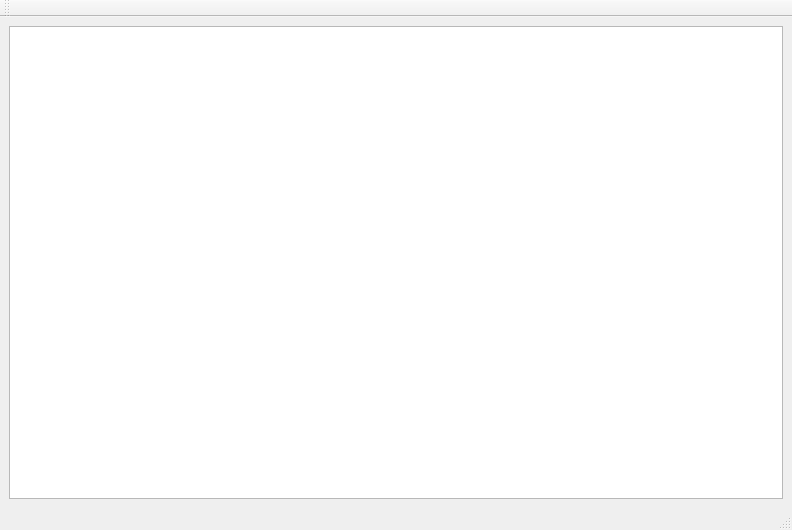
<?xml version="1.0" encoding="UTF-8"?>
<ui version="4.0">
 <class>AttributeTable</class>
 <widget class="QMainWindow" name="AttributeTable">
  <property name="geometry">
   <rect>
    <x>0</x>
    <y>0</y>
    <width>792</width>
    <height>530</height>
   </rect>
  </property>
  <property name="windowTitle">
   <string>MainWindow</string>
  </property>
  <widget class="QWidget" name="centralwidget">
   <layout class="QHBoxLayout" name="horizontalLayout">
    <item>
     <layout class="QGridLayout" name="mainGridLayout">
      <item row="0" column="0">
       <widget class="QTableView" name="tableView">
        <property name="sortingEnabled">
         <bool>true</bool>
        </property>
       </widget>
      </item>
     </layout>
    </item>
   </layout>
  </widget>
  <widget class="QMenuBar" name="menubar">
   <property name="geometry">
    <rect>
     <x>0</x>
     <y>0</y>
     <width>792</width>
     <height>22</height>
    </rect>
   </property>
  </widget>
  <widget class="QStatusBar" name="statusbar"/>
  <widget class="QToolBar" name="toolBar">
   <property name="windowTitle">
    <string>toolBar</string>
   </property>
   <attribute name="toolBarArea">
    <enum>TopToolBarArea</enum>
   </attribute>
   <attribute name="toolBarBreak">
    <bool>false</bool>
   </attribute>
  </widget>
 </widget>
 <resources/>
 <connections/>
</ui>
